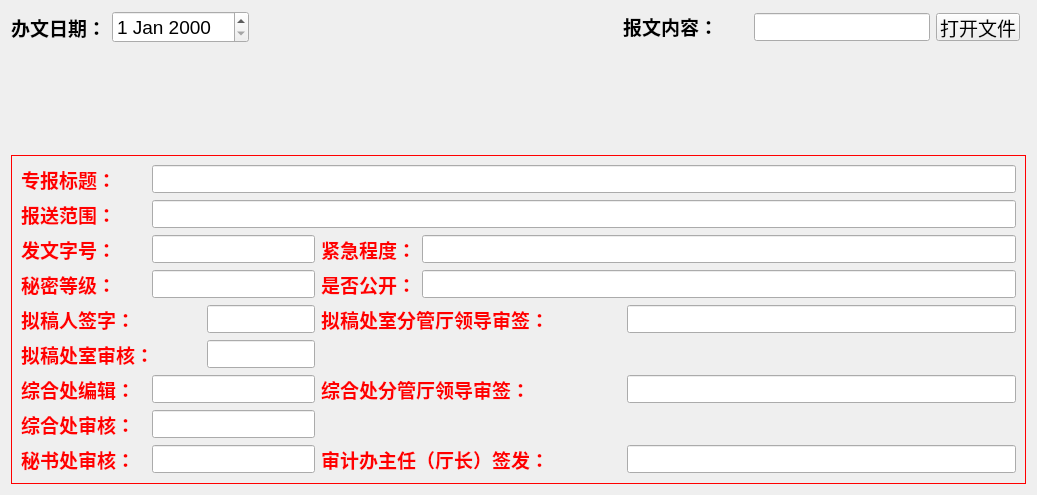
     <widget class="QWidget" name="page_zb">
      <layout class="QGridLayout" name="gridLayout_13" rowstretch="1,2,18">
       <item row="0" column="1">
        <layout class="QHBoxLayout" name="horizontalLayout_7">
         <item>
          <spacer name="horizontalSpacer_7">
           <property name="orientation">
            <enum>Qt::Horizontal</enum>
           </property>
           <property name="sizeHint" stdset="0">
            <size>
             <width>40</width>
             <height>20</height>
            </size>
           </property>
          </spacer>
         </item>
         <item>
          <widget class="QLabel" name="label_file">
           <property name="minimumSize">
            <size>
             <width>125</width>
             <height>0</height>
            </size>
           </property>
           <property name="maximumSize">
            <size>
             <width>125</width>
             <height>16777215</height>
            </size>
           </property>
           <property name="font">
            <font>
             <pointsize>14</pointsize>
             <weight>75</weight>
             <bold>true</bold>
            </font>
           </property>
           <property name="text">
            <string>&lt;html&gt;&lt;head/&gt;&lt;body&gt;&lt;p&gt;报文内容：&lt;/p&gt;&lt;/body&gt;&lt;/html&gt;</string>
           </property>
          </widget>
         </item>
         <item>
          <widget class="QLineEdit" name="lineEdit_file">
           <property name="sizePolicy">
            <sizepolicy hsizetype="Fixed" vsizetype="Fixed">
             <horstretch>0</horstretch>
             <verstretch>0</verstretch>
            </sizepolicy>
           </property>
           <property name="minimumSize">
            <size>
             <width>0</width>
             <height>28</height>
            </size>
           </property>
           <property name="maximumSize">
            <size>
             <width>16777215</width>
             <height>28</height>
            </size>
           </property>
           <property name="font">
            <font>
             <pointsize>14</pointsize>
            </font>
           </property>
          </widget>
         </item>
         <item>
          <widget class="QPushButton" name="pushButton_file_2">
           <property name="sizePolicy">
            <sizepolicy hsizetype="Fixed" vsizetype="Fixed">
             <horstretch>0</horstretch>
             <verstretch>0</verstretch>
            </sizepolicy>
           </property>
           <property name="minimumSize">
            <size>
             <width>0</width>
             <height>28</height>
            </size>
           </property>
           <property name="maximumSize">
            <size>
             <width>150</width>
             <height>28</height>
            </size>
           </property>
           <property name="font">
            <font>
             <pointsize>14</pointsize>
            </font>
           </property>
           <property name="focusPolicy">
            <enum>Qt::ClickFocus</enum>
           </property>
           <property name="text">
            <string>打开文件</string>
           </property>
          </widget>
         </item>
        </layout>
       </item>
       <item row="0" column="0">
        <layout class="QFormLayout" name="formLayout_47">
         <item row="0" column="0">
          <widget class="QLabel" name="label_24">
           <property name="font">
            <font>
             <pointsize>14</pointsize>
             <weight>75</weight>
             <bold>true</bold>
            </font>
           </property>
           <property name="text">
            <string>办文日期：</string>
           </property>
          </widget>
         </item>
         <item row="0" column="1">
          <widget class="QDateEdit" name="dateEdit_3">
           <property name="font">
            <font>
             <pointsize>14</pointsize>
            </font>
           </property>
          </widget>
         </item>
        </layout>
       </item>
       <item row="2" column="0" colspan="3">
        <widget class="QFrame" name="frame_4">
         <property name="styleSheet">
          <string notr="true">color: rgb(255, 0, 0);</string>
         </property>
         <property name="frameShape">
          <enum>QFrame::Box</enum>
         </property>
         <property name="frameShadow">
          <enum>QFrame::Plain</enum>
         </property>
         <layout class="QGridLayout" name="gridLayout_8">
          <item row="0" column="0" colspan="2">
           <layout class="QFormLayout" name="formLayout_48">
            <item row="0" column="0">
             <widget class="QLabel" name="label_7">
              <property name="minimumSize">
               <size>
                <width>125</width>
                <height>0</height>
               </size>
              </property>
              <property name="font">
               <font>
                <pointsize>14</pointsize>
                <weight>75</weight>
                <bold>true</bold>
               </font>
              </property>
              <property name="text">
               <string>&lt;html&gt;&lt;head/&gt;&lt;body&gt;&lt;p&gt;&lt;span style=&quot; color:#ff0000;&quot;&gt;专报标题：&lt;/span&gt;&lt;/p&gt;&lt;/body&gt;&lt;/html&gt;</string>
              </property>
             </widget>
            </item>
            <item row="0" column="1">
             <widget class="QLineEdit" name="lineEdit_3">
              <property name="minimumSize">
               <size>
                <width>0</width>
                <height>28</height>
               </size>
              </property>
              <property name="maximumSize">
               <size>
                <width>16777215</width>
                <height>28</height>
               </size>
              </property>
             </widget>
            </item>
           </layout>
          </item>
          <item row="6" column="1" rowspan="2">
           <layout class="QFormLayout" name="formLayout_58">
            <item row="0" column="1">
             <widget class="QLineEdit" name="lineEdit_17">
              <property name="minimumSize">
               <size>
                <width>389</width>
                <height>28</height>
               </size>
              </property>
              <property name="maximumSize">
               <size>
                <width>389</width>
                <height>28</height>
               </size>
              </property>
             </widget>
            </item>
            <item row="0" column="0">
             <widget class="QLabel" name="label_21">
              <property name="minimumSize">
               <size>
                <width>300</width>
                <height>0</height>
               </size>
              </property>
              <property name="maximumSize">
               <size>
                <width>300</width>
                <height>16777215</height>
               </size>
              </property>
              <property name="font">
               <font>
                <pointsize>14</pointsize>
                <weight>75</weight>
                <bold>true</bold>
               </font>
              </property>
              <property name="text">
               <string>&lt;html&gt;&lt;head/&gt;&lt;body&gt;&lt;p&gt;&lt;span style=&quot; color:#ff0000;&quot;&gt;综合处分管厅领导审签：&lt;/span&gt;&lt;/p&gt;&lt;/body&gt;&lt;/html&gt;</string>
              </property>
             </widget>
            </item>
           </layout>
          </item>
          <item row="7" column="0">
           <layout class="QFormLayout" name="formLayout_59">
            <item row="0" column="0">
             <widget class="QLabel" name="label_22">
              <property name="minimumSize">
               <size>
                <width>125</width>
                <height>0</height>
               </size>
              </property>
              <property name="font">
               <font>
                <pointsize>14</pointsize>
                <weight>75</weight>
                <bold>true</bold>
               </font>
              </property>
              <property name="text">
               <string>&lt;html&gt;&lt;head/&gt;&lt;body&gt;&lt;p&gt;&lt;span style=&quot; color:#ff0000;&quot;&gt;综合处审核：&lt;/span&gt;&lt;/p&gt;&lt;/body&gt;&lt;/html&gt;</string>
              </property>
             </widget>
            </item>
            <item row="0" column="1">
             <widget class="QLineEdit" name="lineEdit_18">
              <property name="minimumSize">
               <size>
                <width>0</width>
                <height>28</height>
               </size>
              </property>
              <property name="maximumSize">
               <size>
                <width>16777215</width>
                <height>28</height>
               </size>
              </property>
             </widget>
            </item>
           </layout>
          </item>
          <item row="8" column="1">
           <layout class="QFormLayout" name="formLayout_61">
            <item row="0" column="0">
             <widget class="QLabel" name="label_25">
              <property name="minimumSize">
               <size>
                <width>300</width>
                <height>0</height>
               </size>
              </property>
              <property name="maximumSize">
               <size>
                <width>225</width>
                <height>16777215</height>
               </size>
              </property>
              <property name="font">
               <font>
                <pointsize>14</pointsize>
                <weight>75</weight>
                <bold>true</bold>
               </font>
              </property>
              <property name="text">
               <string>&lt;html&gt;&lt;head/&gt;&lt;body&gt;&lt;p&gt;&lt;span style=&quot; color:#ff0000;&quot;&gt;审计办主任（厅长）签发：&lt;/span&gt;&lt;/p&gt;&lt;/body&gt;&lt;/html&gt;</string>
              </property>
             </widget>
            </item>
            <item row="0" column="1">
             <widget class="QLineEdit" name="lineEdit_20">
              <property name="minimumSize">
               <size>
                <width>0</width>
                <height>28</height>
               </size>
              </property>
              <property name="maximumSize">
               <size>
                <width>16777215</width>
                <height>28</height>
               </size>
              </property>
             </widget>
            </item>
           </layout>
          </item>
          <item row="3" column="1">
           <layout class="QFormLayout" name="formLayout_53">
            <item row="0" column="0">
             <widget class="QLabel" name="label_10">
              <property name="font">
               <font>
                <pointsize>14</pointsize>
                <weight>75</weight>
                <bold>true</bold>
               </font>
              </property>
              <property name="text">
               <string>&lt;html&gt;&lt;head/&gt;&lt;body&gt;&lt;p&gt;&lt;span style=&quot; color:#ff0000;&quot;&gt;是否公开：&lt;/span&gt;&lt;/p&gt;&lt;/body&gt;&lt;/html&gt;</string>
              </property>
             </widget>
            </item>
            <item row="0" column="1">
             <widget class="QLineEdit" name="lineEdit_14">
              <property name="minimumSize">
               <size>
                <width>0</width>
                <height>28</height>
               </size>
              </property>
              <property name="maximumSize">
               <size>
                <width>16777215</width>
                <height>28</height>
               </size>
              </property>
             </widget>
            </item>
           </layout>
          </item>
          <item row="4" column="0">
           <layout class="QFormLayout" name="formLayout_54">
            <item row="0" column="0">
             <widget class="QLabel" name="label_13">
              <property name="minimumSize">
               <size>
                <width>180</width>
                <height>0</height>
               </size>
              </property>
              <property name="font">
               <font>
                <pointsize>14</pointsize>
                <weight>75</weight>
                <bold>true</bold>
               </font>
              </property>
              <property name="text">
               <string>&lt;html&gt;&lt;head/&gt;&lt;body&gt;&lt;p&gt;&lt;span style=&quot; color:#ff0000;&quot;&gt;拟稿人签字：&lt;/span&gt;&lt;/p&gt;&lt;/body&gt;&lt;/html&gt;</string>
              </property>
             </widget>
            </item>
            <item row="0" column="1">
             <widget class="QLineEdit" name="lineEdit_11">
              <property name="minimumSize">
               <size>
                <width>0</width>
                <height>28</height>
               </size>
              </property>
              <property name="maximumSize">
               <size>
                <width>16777215</width>
                <height>28</height>
               </size>
              </property>
             </widget>
            </item>
           </layout>
          </item>
          <item row="6" column="0">
           <layout class="QFormLayout" name="formLayout_57">
            <item row="0" column="0">
             <widget class="QLabel" name="label_18">
              <property name="minimumSize">
               <size>
                <width>125</width>
                <height>0</height>
               </size>
              </property>
              <property name="font">
               <font>
                <pointsize>14</pointsize>
                <weight>75</weight>
                <bold>true</bold>
               </font>
              </property>
              <property name="text">
               <string>&lt;html&gt;&lt;head/&gt;&lt;body&gt;&lt;p&gt;&lt;span style=&quot; color:#ff0000;&quot;&gt;综合处编辑：&lt;/span&gt;&lt;/p&gt;&lt;/body&gt;&lt;/html&gt;</string>
              </property>
             </widget>
            </item>
            <item row="0" column="1">
             <widget class="QLineEdit" name="lineEdit_16">
              <property name="minimumSize">
               <size>
                <width>0</width>
                <height>28</height>
               </size>
              </property>
              <property name="maximumSize">
               <size>
                <width>16777215</width>
                <height>28</height>
               </size>
              </property>
             </widget>
            </item>
           </layout>
          </item>
          <item row="2" column="0">
           <layout class="QFormLayout" name="formLayout_50">
            <item row="0" column="0">
             <widget class="QLabel" name="label_8">
              <property name="minimumSize">
               <size>
                <width>125</width>
                <height>0</height>
               </size>
              </property>
              <property name="font">
               <font>
                <pointsize>14</pointsize>
                <weight>75</weight>
                <bold>true</bold>
               </font>
              </property>
              <property name="text">
               <string>&lt;html&gt;&lt;head/&gt;&lt;body&gt;&lt;p&gt;&lt;span style=&quot; color:#ff0000;&quot;&gt;发文字号：&lt;/span&gt;&lt;/p&gt;&lt;/body&gt;&lt;/html&gt;</string>
              </property>
             </widget>
            </item>
            <item row="0" column="1">
             <widget class="QLineEdit" name="lineEdit_5">
              <property name="minimumSize">
               <size>
                <width>0</width>
                <height>28</height>
               </size>
              </property>
              <property name="maximumSize">
               <size>
                <width>16777215</width>
                <height>28</height>
               </size>
              </property>
             </widget>
            </item>
           </layout>
          </item>
          <item row="2" column="1">
           <layout class="QFormLayout" name="formLayout_51">
            <item row="0" column="0">
             <widget class="QLabel" name="label_9">
              <property name="font">
               <font>
                <pointsize>14</pointsize>
                <weight>75</weight>
                <bold>true</bold>
               </font>
              </property>
              <property name="text">
               <string>&lt;html&gt;&lt;head/&gt;&lt;body&gt;&lt;p&gt;&lt;span style=&quot; color:#ff0000;&quot;&gt;紧急程度：&lt;/span&gt;&lt;/p&gt;&lt;/body&gt;&lt;/html&gt;</string>
              </property>
             </widget>
            </item>
            <item row="0" column="1">
             <widget class="QLineEdit" name="lineEdit_13">
              <property name="minimumSize">
               <size>
                <width>0</width>
                <height>28</height>
               </size>
              </property>
              <property name="maximumSize">
               <size>
                <width>16777215</width>
                <height>28</height>
               </size>
              </property>
             </widget>
            </item>
           </layout>
          </item>
          <item row="3" column="0">
           <layout class="QFormLayout" name="formLayout_52">
            <item row="0" column="0">
             <widget class="QLabel" name="label_14">
              <property name="minimumSize">
               <size>
                <width>125</width>
                <height>0</height>
               </size>
              </property>
              <property name="font">
               <font>
                <pointsize>14</pointsize>
                <weight>75</weight>
                <bold>true</bold>
               </font>
              </property>
              <property name="text">
               <string>&lt;html&gt;&lt;head/&gt;&lt;body&gt;&lt;p&gt;&lt;span style=&quot; color:#ff0000;&quot;&gt;秘密等级：&lt;/span&gt;&lt;/p&gt;&lt;/body&gt;&lt;/html&gt;</string>
              </property>
             </widget>
            </item>
            <item row="0" column="1">
             <widget class="QLineEdit" name="lineEdit_10">
              <property name="minimumSize">
               <size>
                <width>0</width>
                <height>28</height>
               </size>
              </property>
              <property name="maximumSize">
               <size>
                <width>16777215</width>
                <height>28</height>
               </size>
              </property>
             </widget>
            </item>
           </layout>
          </item>
          <item row="1" column="0" colspan="2">
           <layout class="QFormLayout" name="formLayout_49">
            <item row="0" column="0">
             <widget class="QLabel" name="label_16">
              <property name="minimumSize">
               <size>
                <width>125</width>
                <height>0</height>
               </size>
              </property>
              <property name="font">
               <font>
                <pointsize>14</pointsize>
                <weight>75</weight>
                <bold>true</bold>
               </font>
              </property>
              <property name="text">
               <string>&lt;html&gt;&lt;head/&gt;&lt;body&gt;&lt;p&gt;&lt;span style=&quot; color:#ff0000;&quot;&gt;报送范围：&lt;/span&gt;&lt;/p&gt;&lt;/body&gt;&lt;/html&gt;</string>
              </property>
             </widget>
            </item>
            <item row="0" column="1">
             <widget class="QLineEdit" name="lineEdit_4">
              <property name="minimumSize">
               <size>
                <width>0</width>
                <height>28</height>
               </size>
              </property>
              <property name="maximumSize">
               <size>
                <width>16777215</width>
                <height>28</height>
               </size>
              </property>
             </widget>
            </item>
           </layout>
          </item>
          <item row="4" column="1" rowspan="2">
           <layout class="QFormLayout" name="formLayout_55">
            <item row="0" column="0">
             <widget class="QLabel" name="label_15">
              <property name="minimumSize">
               <size>
                <width>300</width>
                <height>0</height>
               </size>
              </property>
              <property name="maximumSize">
               <size>
                <width>300</width>
                <height>16777215</height>
               </size>
              </property>
              <property name="font">
               <font>
                <pointsize>14</pointsize>
                <weight>75</weight>
                <bold>true</bold>
               </font>
              </property>
              <property name="text">
               <string>&lt;html&gt;&lt;head/&gt;&lt;body&gt;&lt;p&gt;&lt;span style=&quot; color:#ff0000;&quot;&gt;拟稿处室分管厅领导审签：&lt;/span&gt;&lt;/p&gt;&lt;/body&gt;&lt;/html&gt;</string>
              </property>
             </widget>
            </item>
            <item row="0" column="1">
             <widget class="QLineEdit" name="lineEdit_15">
              <property name="sizePolicy">
               <sizepolicy hsizetype="Ignored" vsizetype="Fixed">
                <horstretch>0</horstretch>
                <verstretch>0</verstretch>
               </sizepolicy>
              </property>
              <property name="minimumSize">
               <size>
                <width>180</width>
                <height>28</height>
               </size>
              </property>
             </widget>
            </item>
           </layout>
          </item>
          <item row="8" column="0">
           <layout class="QFormLayout" name="formLayout_60">
            <item row="0" column="0">
             <widget class="QLabel" name="label_23">
              <property name="minimumSize">
               <size>
                <width>125</width>
                <height>0</height>
               </size>
              </property>
              <property name="font">
               <font>
                <pointsize>14</pointsize>
                <weight>75</weight>
                <bold>true</bold>
               </font>
              </property>
              <property name="text">
               <string>&lt;html&gt;&lt;head/&gt;&lt;body&gt;&lt;p&gt;&lt;span style=&quot; color:#ff0000;&quot;&gt;秘书处审核：&lt;/span&gt;&lt;/p&gt;&lt;/body&gt;&lt;/html&gt;</string>
              </property>
             </widget>
            </item>
            <item row="0" column="1">
             <widget class="QLineEdit" name="lineEdit_19">
              <property name="minimumSize">
               <size>
                <width>0</width>
                <height>28</height>
               </size>
              </property>
              <property name="maximumSize">
               <size>
                <width>16777215</width>
                <height>28</height>
               </size>
              </property>
             </widget>
            </item>
           </layout>
          </item>
          <item row="5" column="0">
           <layout class="QFormLayout" name="formLayout_56">
            <item row="0" column="0">
             <widget class="QLabel" name="label_17">
              <property name="minimumSize">
               <size>
                <width>180</width>
                <height>0</height>
               </size>
              </property>
              <property name="maximumSize">
               <size>
                <width>125</width>
                <height>16777215</height>
               </size>
              </property>
              <property name="font">
               <font>
                <pointsize>14</pointsize>
                <weight>75</weight>
                <bold>true</bold>
               </font>
              </property>
              <property name="text">
               <string>&lt;html&gt;&lt;head/&gt;&lt;body&gt;&lt;p&gt;&lt;span style=&quot; color:#ff0000;&quot;&gt;拟稿处室审核：&lt;/span&gt;&lt;/p&gt;&lt;/body&gt;&lt;/html&gt;</string>
              </property>
             </widget>
            </item>
            <item row="0" column="1">
             <widget class="QLineEdit" name="lineEdit_12">
              <property name="minimumSize">
               <size>
                <width>0</width>
                <height>28</height>
               </size>
              </property>
              <property name="maximumSize">
               <size>
                <width>16777215</width>
                <height>28</height>
               </size>
              </property>
             </widget>
            </item>
           </layout>
          </item>
         </layout>
        </widget>
       </item>
       <item row="1" column="0" colspan="3">
        <widget class="QWidget" name="widget_zbhead" native="true">
         <property name="minimumSize">
          <size>
           <width>250</width>
           <height>100</height>
          </size>
         </property>
         <property name="styleSheet">
          <string notr="true">image: url(:/resource_dir/zbhead.png);</string>
         </property>
        </widget>
       </item>
      </layout>
     </widget>
